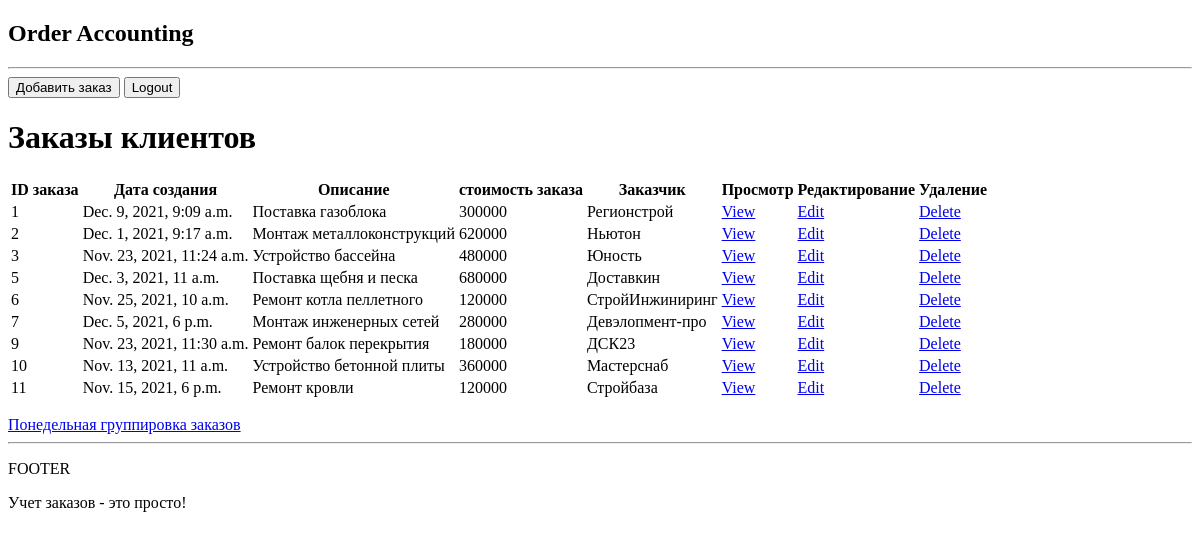
The app's page / (signed in), older data.
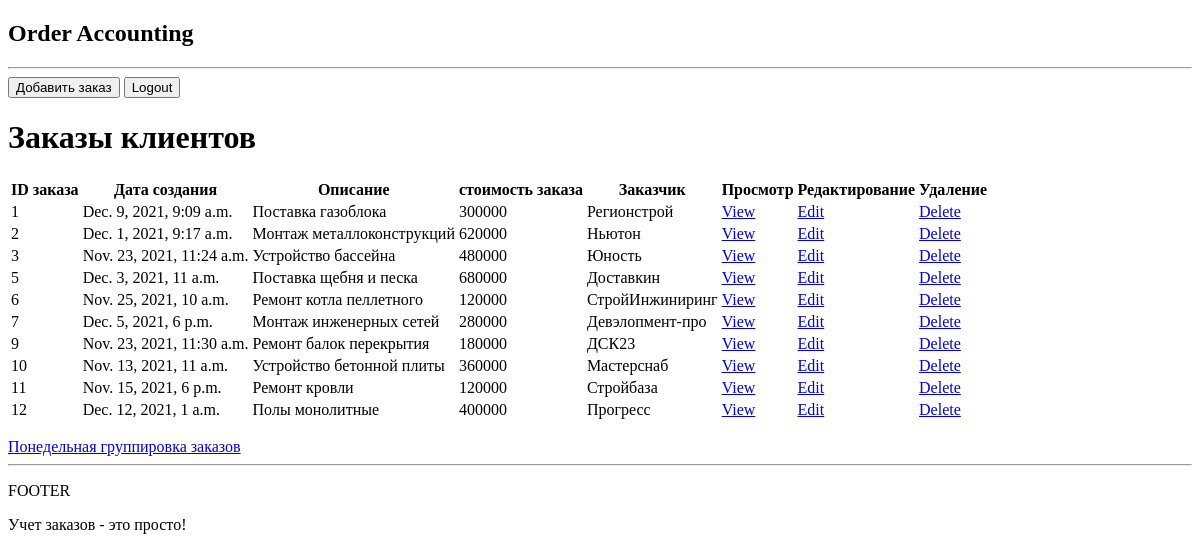
The same page, newer data.
### orders/models.py (models this page shows, shortened)
class Orders(models.Model):
    description = models.CharField(max_length=500, null=True, blank=True)
    amount = models.BigIntegerField()
    created = models.DateTimeField()
    customer = models.ForeignKey(Customer, on_delete=models.CASCADE, related_name='orders')

class Customer(models.Model):
    title = models.CharField(max_length=200)
    def __str__(self):
        return self.title

### orders/views.py (the view)
# urls.py: path('', include('orders.urls')),
@login_required(login_url='login')
def orders(request):
    customer_dict = {}
    orders = Orders.objects.all()
    customers = Customer.objects.all()
    for customer in customers:
        customer_dict[customer.id] = customer.title
    context = {'orders': orders, 'customer_dict': customer_dict}
    return render(request, 'orders/orders.html', context)

### orders/templates/orders/orders.html (shortened to what this page needs)
{% extends 'main.html' %}
{% block content %}
<h1> Заказы клиентов </h1>
<table>
    <tr>
        <th>ID заказа</th>
        <th>Дата создания</th>
        <th>Описание</th>
        <th>стоимость заказа</th>
        <th>Заказчик</th>
        <th>Просмотр</th>
        <th>Редактирование</th>
        <th>Удаление</th>
    </tr>
    {% for order in orders%}
    <tr>
        <td>{{order.id}}</td>
        <td>{{order.created}}</td>
        <td>{{order.description}}</td>
        <td>{{order.amount}}</td>
        <td>{{order.customer}}</td>
        <td><a href = "{% url 'single-order' order.id %}">View</a></td>
        <td><a href = "{% url 'update-order' order.id %}">Edit</a></td>
        <td><a href = "{% url 'delete-order' order.id %}">Delete</a></td>
    </tr>
    {% endfor %}
</table>
<a href = "{% url 'open-orders' %}">Понедельная группировка заказов</a>
{% endblock content %}

Row changes from the older to the newer data that the page shows:
added Orders: id "12", created "Dec. 12, 2021, 1 a.m.", description "Полы монолитные", amount "400000", customer "Прогресс"
